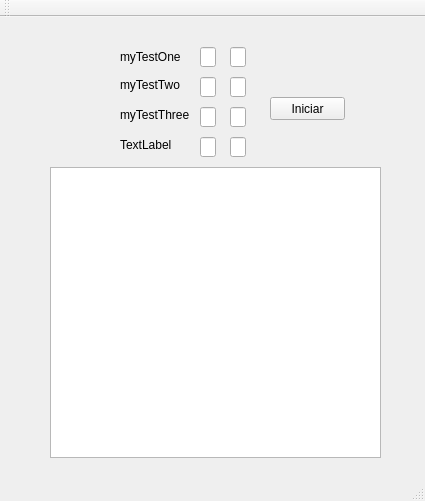
<?xml version="1.0" encoding="UTF-8"?>
<ui version="4.0">
 <class>MainWindow</class>
 <widget class="QMainWindow" name="MainWindow">
  <property name="geometry">
   <rect>
    <x>0</x>
    <y>0</y>
    <width>425</width>
    <height>501</height>
   </rect>
  </property>
  <property name="windowTitle">
   <string>MainWindow</string>
  </property>
  <widget class="QWidget" name="centralWidget">
   <widget class="QPushButton" name="pushButton">
    <property name="geometry">
     <rect>
      <x>270</x>
      <y>80</y>
      <width>75</width>
      <height>23</height>
     </rect>
    </property>
    <property name="text">
     <string>Iniciar</string>
    </property>
   </widget>
   <widget class="QLineEdit" name="lineEdit">
    <property name="geometry">
     <rect>
      <x>200</x>
      <y>30</y>
      <width>16</width>
      <height>20</height>
     </rect>
    </property>
   </widget>
   <widget class="QTextEdit" name="textEdit">
    <property name="geometry">
     <rect>
      <x>50</x>
      <y>150</y>
      <width>331</width>
      <height>291</height>
     </rect>
    </property>
   </widget>
   <widget class="QLineEdit" name="lineEdit_2">
    <property name="geometry">
     <rect>
      <x>230</x>
      <y>30</y>
      <width>16</width>
      <height>20</height>
     </rect>
    </property>
   </widget>
   <widget class="QLineEdit" name="lineEdit_3">
    <property name="geometry">
     <rect>
      <x>200</x>
      <y>60</y>
      <width>16</width>
      <height>20</height>
     </rect>
    </property>
   </widget>
   <widget class="QLineEdit" name="lineEdit_4">
    <property name="geometry">
     <rect>
      <x>230</x>
      <y>60</y>
      <width>16</width>
      <height>20</height>
     </rect>
    </property>
   </widget>
   <widget class="QLineEdit" name="lineEdit_5">
    <property name="geometry">
     <rect>
      <x>200</x>
      <y>90</y>
      <width>16</width>
      <height>20</height>
     </rect>
    </property>
   </widget>
   <widget class="QLineEdit" name="lineEdit_6">
    <property name="geometry">
     <rect>
      <x>230</x>
      <y>90</y>
      <width>16</width>
      <height>20</height>
     </rect>
    </property>
   </widget>
   <widget class="QLabel" name="label">
    <property name="geometry">
     <rect>
      <x>120</x>
      <y>30</y>
      <width>61</width>
      <height>20</height>
     </rect>
    </property>
    <property name="text">
     <string>myTestOne</string>
    </property>
   </widget>
   <widget class="QLabel" name="label_2">
    <property name="geometry">
     <rect>
      <x>120</x>
      <y>60</y>
      <width>61</width>
      <height>16</height>
     </rect>
    </property>
    <property name="text">
     <string>myTestTwo</string>
    </property>
   </widget>
   <widget class="QLabel" name="label_3">
    <property name="geometry">
     <rect>
      <x>120</x>
      <y>90</y>
      <width>71</width>
      <height>16</height>
     </rect>
    </property>
    <property name="text">
     <string>myTestThree</string>
    </property>
   </widget>
   <widget class="QLineEdit" name="lineEdit_7">
    <property name="geometry">
     <rect>
      <x>200</x>
      <y>120</y>
      <width>16</width>
      <height>20</height>
     </rect>
    </property>
   </widget>
   <widget class="QLineEdit" name="lineEdit_8">
    <property name="geometry">
     <rect>
      <x>230</x>
      <y>120</y>
      <width>16</width>
      <height>20</height>
     </rect>
    </property>
   </widget>
   <widget class="QLabel" name="label_4">
    <property name="geometry">
     <rect>
      <x>120</x>
      <y>120</y>
      <width>51</width>
      <height>16</height>
     </rect>
    </property>
    <property name="text">
     <string>TextLabel</string>
    </property>
   </widget>
  </widget>
  <widget class="QMenuBar" name="menuBar">
   <property name="geometry">
    <rect>
     <x>0</x>
     <y>0</y>
     <width>425</width>
     <height>21</height>
    </rect>
   </property>
  </widget>
  <widget class="QToolBar" name="mainToolBar">
   <attribute name="toolBarArea">
    <enum>TopToolBarArea</enum>
   </attribute>
   <attribute name="toolBarBreak">
    <bool>false</bool>
   </attribute>
  </widget>
  <widget class="QStatusBar" name="statusBar"/>
 </widget>
 <layoutdefault spacing="6" margin="11"/>
 <resources/>
 <connections/>
</ui>
